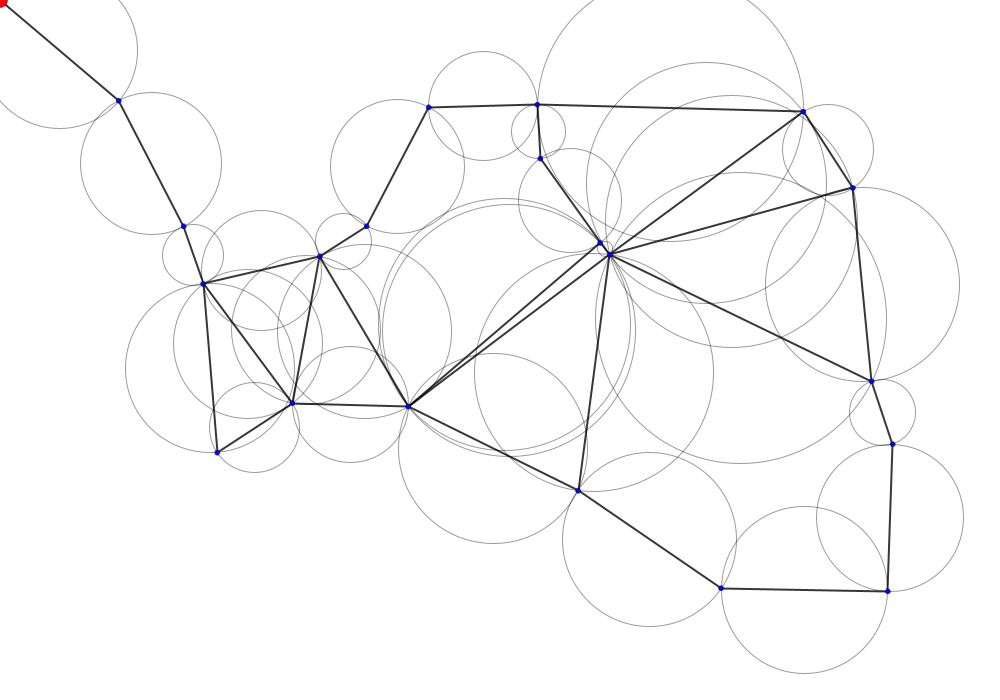
Frame 1 (no input)
Frame 60 (the mouse pressed at the canvas centre just before this capture): identical to frame 1, image omitted
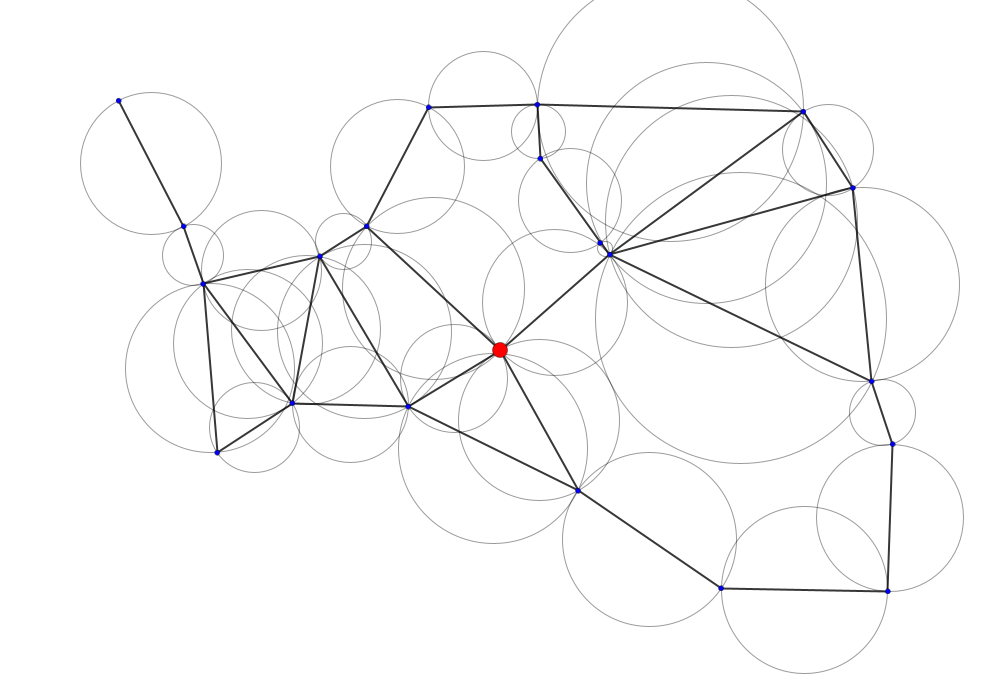
Frame 120 (the mouse held since frame 60 and released just before this capture)

The Processing sketch that drew these frames (run headless with seeded random() and noise(); from frame 60 on, the mouse is pressed at the canvas centre):

// Processing sketch: GabrielGraphC
// ── GabrielGraphC.pde
float x[], y[], HalfLengthSq[];
int thisEnd[], thatEnd[], lineExists[];

int n = 20;
int lastLine = (n + 1) * n / 2 - 1;

void setup()
{
  size(1000, 700);
  x = new float[n + 1];
  y = new float[n + 1];
  HalfLengthSq = new float[lastLine + 1];
  thisEnd = new int[lastLine + 1];
  thatEnd = new int[lastLine + 1];
  lineExists = new int[lastLine + 1];

  randomSeed(0);
  float border = 100.0;
  float maxX = 0.5 * (float)width - border;
  float maxY = 0.5 * (float)height - border;

  for (int i = 0;i <= n;i++)
  {
    x[i] = random(- maxX, maxX);
    y[i] = random(- maxY, maxY);
  }
}

void draw() 
{
  background(255, 255, 255);
  x[0] = mouseX - width / 2;
  y[0] = mouseY - height / 2;
  translate(width / 2, height / 2);
  smooth();
  noFill();

  {
    int thisLine = - 1;
    for (int i = 0;i <= n - 1;i++)
    {
      for (int j = i + 1;j <= n;j++)
      {
        thisLine ++;
        lineExists[thisLine] = 1;
        thisEnd[thisLine] = i;
        thatEnd[thisLine] = j;
        float dx = x[thisEnd[thisLine]] - x[thatEnd[thisLine]];
        float dy = y[thisEnd[thisLine]] - y[thatEnd[thisLine]];
        HalfLengthSq[thisLine] = (dx * dx + dy * dy) / 4.0;
        for (int k = 0;k <= n;k ++)
        {
          if (k != i && k != j)
          {
            dx = x[k] - (x[thisEnd[thisLine]] + x[thatEnd[thisLine]]) /2.0;
            dy = y[k] - (y[thisEnd[thisLine]] + y[thatEnd[thisLine]]) /2.0;
            float radiusSq = dx * dx + dy * dy;
            if (radiusSq < HalfLengthSq[thisLine])lineExists[thisLine] = 0;
          }
          if (lineExists[thisLine] == 0)break;
        }
      }
    }
    if (thisLine != lastLine) {
      println("Problem with line numbers\n");
      exit();
    }
  }

  for (int thisLine = 0;thisLine <= lastLine;thisLine++)
  {
    if (lineExists[thisLine] == 1)
    {
      stroke(0, 0, 0, 200);
      strokeWeight(2.0);
      line(x[thisEnd[thisLine]], y[thisEnd[thisLine]], x[thatEnd[thisLine]], y[thatEnd[thisLine]]);
      float diameter = 2.0 * sqrt(HalfLengthSq[thisLine]);
      stroke(0, 0, 0, 100);
      strokeWeight(1.0);
      ellipse(
      (x[thisEnd[thisLine]] + x[thatEnd[thisLine]]) / 2.0, 
      (y[thisEnd[thisLine]] + y[thatEnd[thisLine]]) / 2.0, 
      diameter, diameter);
    }
  }

  for (int i = 0;i <= n;i++)
  {
    if (i !=0)
    {
      fill(0, 0, 255);
      ellipse(x[i], y[i], 5, 5);
    }
    else
    {
      fill(255, 0, 0);
      ellipse(x[i], y[i], 15, 15);
    }
  }
}
